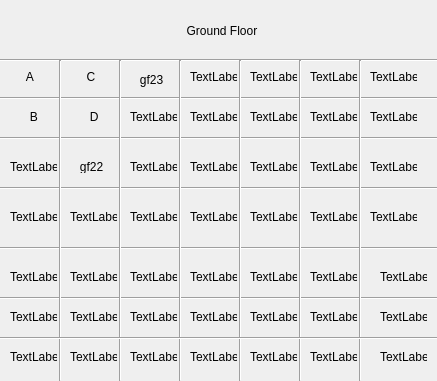
<?xml version="1.0" encoding="UTF-8"?>
<ui version="4.0">
 <class>Firstfloor</class>
 <widget class="QDialog" name="Firstfloor">
  <property name="geometry">
   <rect>
    <x>0</x>
    <y>0</y>
    <width>437</width>
    <height>381</height>
   </rect>
  </property>
  <property name="windowTitle">
   <string>Dialog</string>
  </property>
  <widget class="Line" name="line">
   <property name="geometry">
    <rect>
     <x>0</x>
     <y>50</y>
     <width>441</width>
     <height>20</height>
    </rect>
   </property>
   <property name="orientation">
    <enum>Qt::Horizontal</enum>
   </property>
  </widget>
  <widget class="Line" name="line_2">
   <property name="geometry">
    <rect>
     <x>0</x>
     <y>90</y>
     <width>441</width>
     <height>16</height>
    </rect>
   </property>
   <property name="orientation">
    <enum>Qt::Horizontal</enum>
   </property>
  </widget>
  <widget class="Line" name="line_3">
   <property name="geometry">
    <rect>
     <x>0</x>
     <y>130</y>
     <width>441</width>
     <height>16</height>
    </rect>
   </property>
   <property name="orientation">
    <enum>Qt::Horizontal</enum>
   </property>
  </widget>
  <widget class="Line" name="line_4">
   <property name="geometry">
    <rect>
     <x>0</x>
     <y>180</y>
     <width>441</width>
     <height>16</height>
    </rect>
   </property>
   <property name="orientation">
    <enum>Qt::Horizontal</enum>
   </property>
  </widget>
  <widget class="Line" name="line_5">
   <property name="geometry">
    <rect>
     <x>0</x>
     <y>240</y>
     <width>441</width>
     <height>16</height>
    </rect>
   </property>
   <property name="orientation">
    <enum>Qt::Horizontal</enum>
   </property>
  </widget>
  <widget class="Line" name="line_6">
   <property name="geometry">
    <rect>
     <x>-10</x>
     <y>290</y>
     <width>451</width>
     <height>16</height>
    </rect>
   </property>
   <property name="orientation">
    <enum>Qt::Horizontal</enum>
   </property>
  </widget>
  <widget class="Line" name="line_7">
   <property name="geometry">
    <rect>
     <x>50</x>
     <y>60</y>
     <width>20</width>
     <height>321</height>
    </rect>
   </property>
   <property name="orientation">
    <enum>Qt::Vertical</enum>
   </property>
  </widget>
  <widget class="Line" name="line_8">
   <property name="geometry">
    <rect>
     <x>110</x>
     <y>60</y>
     <width>20</width>
     <height>321</height>
    </rect>
   </property>
   <property name="orientation">
    <enum>Qt::Vertical</enum>
   </property>
  </widget>
  <widget class="Line" name="line_9">
   <property name="geometry">
    <rect>
     <x>170</x>
     <y>60</y>
     <width>20</width>
     <height>321</height>
    </rect>
   </property>
   <property name="orientation">
    <enum>Qt::Vertical</enum>
   </property>
  </widget>
  <widget class="Line" name="line_10">
   <property name="geometry">
    <rect>
     <x>230</x>
     <y>60</y>
     <width>20</width>
     <height>321</height>
    </rect>
   </property>
   <property name="orientation">
    <enum>Qt::Vertical</enum>
   </property>
  </widget>
  <widget class="Line" name="line_11">
   <property name="geometry">
    <rect>
     <x>290</x>
     <y>60</y>
     <width>20</width>
     <height>321</height>
    </rect>
   </property>
   <property name="orientation">
    <enum>Qt::Vertical</enum>
   </property>
  </widget>
  <widget class="Line" name="line_12">
   <property name="geometry">
    <rect>
     <x>350</x>
     <y>60</y>
     <width>20</width>
     <height>321</height>
    </rect>
   </property>
   <property name="orientation">
    <enum>Qt::Vertical</enum>
   </property>
  </widget>
  <widget class="QLabel" name="label">
   <property name="geometry">
    <rect>
     <x>160</x>
     <y>10</y>
     <width>131</width>
     <height>41</height>
    </rect>
   </property>
   <property name="text">
    <string>        Ground Floor</string>
   </property>
  </widget>
  <widget class="QLabel" name="label_2">
   <property name="geometry">
    <rect>
     <x>0</x>
     <y>70</y>
     <width>47</width>
     <height>13</height>
    </rect>
   </property>
   <property name="text">
    <string>        A</string>
   </property>
  </widget>
  <widget class="QLabel" name="label_3">
   <property name="geometry">
    <rect>
     <x>10</x>
     <y>110</y>
     <width>47</width>
     <height>13</height>
    </rect>
   </property>
   <property name="text">
    <string>      B</string>
   </property>
  </widget>
  <widget class="QLabel" name="label_4">
   <property name="geometry">
    <rect>
     <x>70</x>
     <y>110</y>
     <width>47</width>
     <height>13</height>
    </rect>
   </property>
   <property name="text">
    <string>      D</string>
   </property>
  </widget>
  <widget class="QLabel" name="label_5">
   <property name="geometry">
    <rect>
     <x>70</x>
     <y>70</y>
     <width>47</width>
     <height>13</height>
    </rect>
   </property>
   <property name="text">
    <string>     C</string>
   </property>
  </widget>
  <widget class="QLabel" name="label_6">
   <property name="geometry">
    <rect>
     <x>130</x>
     <y>70</y>
     <width>47</width>
     <height>20</height>
    </rect>
   </property>
   <property name="text">
    <string>   gf23</string>
   </property>
  </widget>
  <widget class="QLabel" name="label_7">
   <property name="geometry">
    <rect>
     <x>130</x>
     <y>110</y>
     <width>47</width>
     <height>13</height>
    </rect>
   </property>
   <property name="text">
    <string>TextLabel</string>
   </property>
  </widget>
  <widget class="QLabel" name="label_8">
   <property name="geometry">
    <rect>
     <x>190</x>
     <y>70</y>
     <width>47</width>
     <height>13</height>
    </rect>
   </property>
   <property name="text">
    <string>TextLabel</string>
   </property>
  </widget>
  <widget class="QLabel" name="label_9">
   <property name="geometry">
    <rect>
     <x>190</x>
     <y>110</y>
     <width>47</width>
     <height>13</height>
    </rect>
   </property>
   <property name="text">
    <string>TextLabel</string>
   </property>
  </widget>
  <widget class="QLabel" name="label_10">
   <property name="geometry">
    <rect>
     <x>250</x>
     <y>70</y>
     <width>47</width>
     <height>13</height>
    </rect>
   </property>
   <property name="text">
    <string>TextLabel</string>
   </property>
  </widget>
  <widget class="QLabel" name="label_11">
   <property name="geometry">
    <rect>
     <x>250</x>
     <y>110</y>
     <width>47</width>
     <height>13</height>
    </rect>
   </property>
   <property name="text">
    <string>TextLabel</string>
   </property>
  </widget>
  <widget class="QLabel" name="label_12">
   <property name="geometry">
    <rect>
     <x>310</x>
     <y>70</y>
     <width>47</width>
     <height>13</height>
    </rect>
   </property>
   <property name="text">
    <string>TextLabel</string>
   </property>
  </widget>
  <widget class="QLabel" name="label_13">
   <property name="geometry">
    <rect>
     <x>310</x>
     <y>110</y>
     <width>47</width>
     <height>13</height>
    </rect>
   </property>
   <property name="text">
    <string>TextLabel</string>
   </property>
  </widget>
  <widget class="QLabel" name="label_14">
   <property name="geometry">
    <rect>
     <x>370</x>
     <y>70</y>
     <width>47</width>
     <height>13</height>
    </rect>
   </property>
   <property name="text">
    <string>TextLabel</string>
   </property>
  </widget>
  <widget class="QLabel" name="label_15">
   <property name="geometry">
    <rect>
     <x>370</x>
     <y>110</y>
     <width>47</width>
     <height>13</height>
    </rect>
   </property>
   <property name="text">
    <string>TextLabel</string>
   </property>
  </widget>
  <widget class="QLabel" name="label_16">
   <property name="geometry">
    <rect>
     <x>10</x>
     <y>160</y>
     <width>47</width>
     <height>13</height>
    </rect>
   </property>
   <property name="text">
    <string>TextLabel</string>
   </property>
  </widget>
  <widget class="QLabel" name="label_17">
   <property name="geometry">
    <rect>
     <x>70</x>
     <y>160</y>
     <width>47</width>
     <height>13</height>
    </rect>
   </property>
   <property name="text">
    <string>   gf22</string>
   </property>
  </widget>
  <widget class="QLabel" name="label_18">
   <property name="geometry">
    <rect>
     <x>130</x>
     <y>160</y>
     <width>47</width>
     <height>13</height>
    </rect>
   </property>
   <property name="text">
    <string>TextLabel</string>
   </property>
  </widget>
  <widget class="QLabel" name="label_19">
   <property name="geometry">
    <rect>
     <x>190</x>
     <y>160</y>
     <width>47</width>
     <height>13</height>
    </rect>
   </property>
   <property name="text">
    <string>TextLabel</string>
   </property>
  </widget>
  <widget class="QLabel" name="label_20">
   <property name="geometry">
    <rect>
     <x>250</x>
     <y>160</y>
     <width>47</width>
     <height>13</height>
    </rect>
   </property>
   <property name="text">
    <string>TextLabel</string>
   </property>
  </widget>
  <widget class="QLabel" name="label_21">
   <property name="geometry">
    <rect>
     <x>310</x>
     <y>160</y>
     <width>47</width>
     <height>13</height>
    </rect>
   </property>
   <property name="text">
    <string>TextLabel</string>
   </property>
  </widget>
  <widget class="QLabel" name="label_22">
   <property name="geometry">
    <rect>
     <x>370</x>
     <y>160</y>
     <width>47</width>
     <height>13</height>
    </rect>
   </property>
   <property name="text">
    <string>TextLabel</string>
   </property>
  </widget>
  <widget class="QLabel" name="label_23">
   <property name="geometry">
    <rect>
     <x>10</x>
     <y>210</y>
     <width>47</width>
     <height>13</height>
    </rect>
   </property>
   <property name="text">
    <string>TextLabel</string>
   </property>
  </widget>
  <widget class="QLabel" name="label_24">
   <property name="geometry">
    <rect>
     <x>70</x>
     <y>210</y>
     <width>47</width>
     <height>13</height>
    </rect>
   </property>
   <property name="text">
    <string>TextLabel</string>
   </property>
  </widget>
  <widget class="QLabel" name="label_25">
   <property name="geometry">
    <rect>
     <x>130</x>
     <y>210</y>
     <width>47</width>
     <height>13</height>
    </rect>
   </property>
   <property name="text">
    <string>TextLabel</string>
   </property>
  </widget>
  <widget class="Line" name="line_13">
   <property name="geometry">
    <rect>
     <x>0</x>
     <y>330</y>
     <width>441</width>
     <height>16</height>
    </rect>
   </property>
   <property name="orientation">
    <enum>Qt::Horizontal</enum>
   </property>
  </widget>
  <widget class="QLabel" name="label_26">
   <property name="geometry">
    <rect>
     <x>190</x>
     <y>210</y>
     <width>47</width>
     <height>13</height>
    </rect>
   </property>
   <property name="text">
    <string>TextLabel</string>
   </property>
  </widget>
  <widget class="QLabel" name="label_27">
   <property name="geometry">
    <rect>
     <x>250</x>
     <y>210</y>
     <width>47</width>
     <height>13</height>
    </rect>
   </property>
   <property name="text">
    <string>TextLabel</string>
   </property>
  </widget>
  <widget class="QLabel" name="label_28">
   <property name="geometry">
    <rect>
     <x>310</x>
     <y>210</y>
     <width>47</width>
     <height>13</height>
    </rect>
   </property>
   <property name="text">
    <string>TextLabel</string>
   </property>
  </widget>
  <widget class="QLabel" name="label_29">
   <property name="geometry">
    <rect>
     <x>370</x>
     <y>210</y>
     <width>47</width>
     <height>13</height>
    </rect>
   </property>
   <property name="text">
    <string>TextLabel</string>
   </property>
  </widget>
  <widget class="QLabel" name="label_30">
   <property name="geometry">
    <rect>
     <x>10</x>
     <y>270</y>
     <width>47</width>
     <height>13</height>
    </rect>
   </property>
   <property name="text">
    <string>TextLabel</string>
   </property>
  </widget>
  <widget class="QLabel" name="label_31">
   <property name="geometry">
    <rect>
     <x>70</x>
     <y>270</y>
     <width>47</width>
     <height>13</height>
    </rect>
   </property>
   <property name="text">
    <string>TextLabel</string>
   </property>
  </widget>
  <widget class="QLabel" name="label_32">
   <property name="geometry">
    <rect>
     <x>130</x>
     <y>270</y>
     <width>47</width>
     <height>13</height>
    </rect>
   </property>
   <property name="text">
    <string>TextLabel</string>
   </property>
  </widget>
  <widget class="QLabel" name="label_33">
   <property name="geometry">
    <rect>
     <x>190</x>
     <y>270</y>
     <width>47</width>
     <height>13</height>
    </rect>
   </property>
   <property name="text">
    <string>TextLabel</string>
   </property>
  </widget>
  <widget class="QLabel" name="label_34">
   <property name="geometry">
    <rect>
     <x>250</x>
     <y>270</y>
     <width>47</width>
     <height>13</height>
    </rect>
   </property>
   <property name="text">
    <string>TextLabel</string>
   </property>
  </widget>
  <widget class="QLabel" name="label_35">
   <property name="geometry">
    <rect>
     <x>310</x>
     <y>270</y>
     <width>47</width>
     <height>13</height>
    </rect>
   </property>
   <property name="text">
    <string>TextLabel</string>
   </property>
  </widget>
  <widget class="QLabel" name="label_36">
   <property name="geometry">
    <rect>
     <x>380</x>
     <y>270</y>
     <width>47</width>
     <height>13</height>
    </rect>
   </property>
   <property name="text">
    <string>TextLabel</string>
   </property>
  </widget>
  <widget class="QLabel" name="label_37">
   <property name="geometry">
    <rect>
     <x>10</x>
     <y>310</y>
     <width>47</width>
     <height>13</height>
    </rect>
   </property>
   <property name="text">
    <string>TextLabel</string>
   </property>
  </widget>
  <widget class="QLabel" name="label_38">
   <property name="geometry">
    <rect>
     <x>70</x>
     <y>310</y>
     <width>47</width>
     <height>13</height>
    </rect>
   </property>
   <property name="text">
    <string>TextLabel</string>
   </property>
  </widget>
  <widget class="QLabel" name="label_39">
   <property name="geometry">
    <rect>
     <x>130</x>
     <y>310</y>
     <width>47</width>
     <height>13</height>
    </rect>
   </property>
   <property name="text">
    <string>TextLabel</string>
   </property>
  </widget>
  <widget class="QLabel" name="label_40">
   <property name="geometry">
    <rect>
     <x>190</x>
     <y>310</y>
     <width>47</width>
     <height>13</height>
    </rect>
   </property>
   <property name="text">
    <string>TextLabel</string>
   </property>
  </widget>
  <widget class="QLabel" name="label_41">
   <property name="geometry">
    <rect>
     <x>250</x>
     <y>310</y>
     <width>47</width>
     <height>13</height>
    </rect>
   </property>
   <property name="text">
    <string>TextLabel</string>
   </property>
  </widget>
  <widget class="QLabel" name="label_42">
   <property name="geometry">
    <rect>
     <x>310</x>
     <y>310</y>
     <width>47</width>
     <height>13</height>
    </rect>
   </property>
   <property name="text">
    <string>TextLabel</string>
   </property>
  </widget>
  <widget class="QLabel" name="label_43">
   <property name="geometry">
    <rect>
     <x>380</x>
     <y>310</y>
     <width>47</width>
     <height>13</height>
    </rect>
   </property>
   <property name="text">
    <string>TextLabel</string>
   </property>
  </widget>
  <widget class="QLabel" name="label_44">
   <property name="geometry">
    <rect>
     <x>10</x>
     <y>350</y>
     <width>47</width>
     <height>13</height>
    </rect>
   </property>
   <property name="text">
    <string>TextLabel</string>
   </property>
  </widget>
  <widget class="QLabel" name="label_45">
   <property name="geometry">
    <rect>
     <x>70</x>
     <y>350</y>
     <width>47</width>
     <height>13</height>
    </rect>
   </property>
   <property name="text">
    <string>TextLabel</string>
   </property>
  </widget>
  <widget class="QLabel" name="label_46">
   <property name="geometry">
    <rect>
     <x>130</x>
     <y>350</y>
     <width>47</width>
     <height>13</height>
    </rect>
   </property>
   <property name="text">
    <string>TextLabel</string>
   </property>
  </widget>
  <widget class="QLabel" name="label_47">
   <property name="geometry">
    <rect>
     <x>190</x>
     <y>350</y>
     <width>47</width>
     <height>13</height>
    </rect>
   </property>
   <property name="text">
    <string>TextLabel</string>
   </property>
  </widget>
  <widget class="QLabel" name="label_48">
   <property name="geometry">
    <rect>
     <x>250</x>
     <y>350</y>
     <width>47</width>
     <height>13</height>
    </rect>
   </property>
   <property name="text">
    <string>TextLabel</string>
   </property>
  </widget>
  <widget class="QLabel" name="label_49">
   <property name="geometry">
    <rect>
     <x>310</x>
     <y>350</y>
     <width>47</width>
     <height>13</height>
    </rect>
   </property>
   <property name="text">
    <string>TextLabel</string>
   </property>
  </widget>
  <widget class="QLabel" name="label_50">
   <property name="geometry">
    <rect>
     <x>380</x>
     <y>350</y>
     <width>47</width>
     <height>13</height>
    </rect>
   </property>
   <property name="text">
    <string>TextLabel</string>
   </property>
  </widget>
 </widget>
 <resources/>
 <connections/>
</ui>
